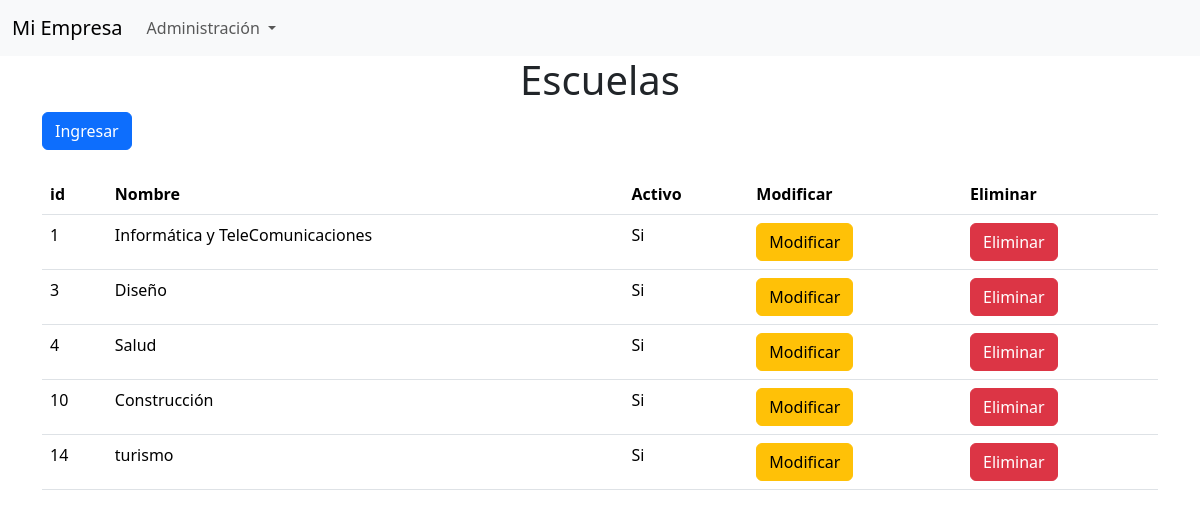
The page /alumnos/listadoEscuela on the database as committed earlier.
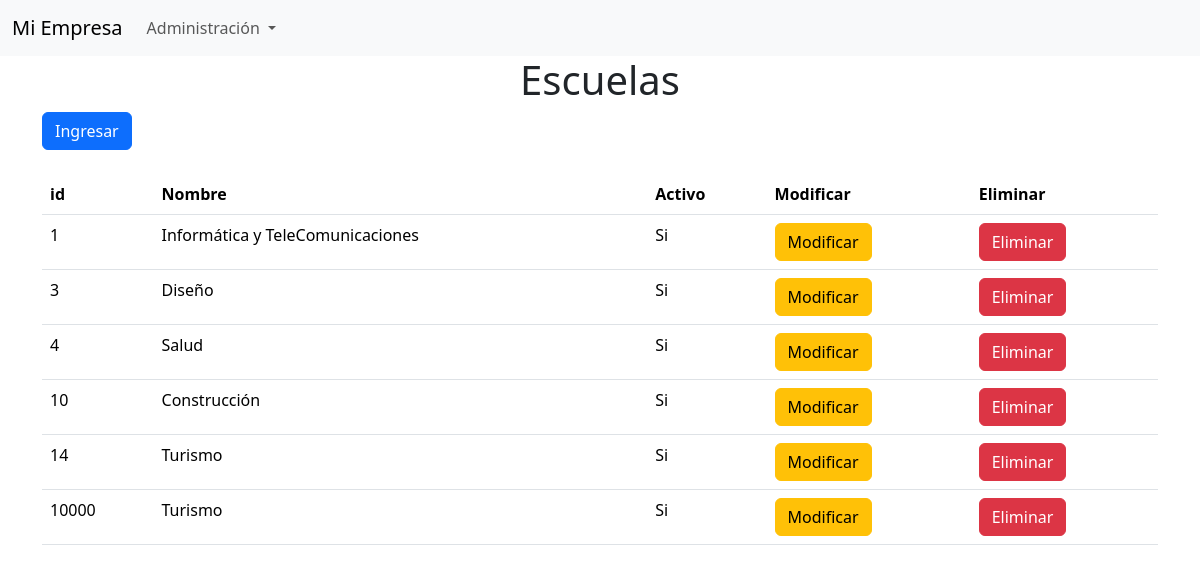
The same page on the database as committed later.
### alumnos/models.py (models this page shows, shortened)
class Escuela(models.Model):
    nombre      = models.CharField(max_length=100)
    activo      = models.IntegerField()

### alumnos/views.py (the view)
# urls.py: path('listadoEscuela', views.listadoEscuela, name='listadoEscuela'),
def listadoEscuela(resquest):
    listado = Escuela.objects.all()
    context = {"listado": listado}
    return render(resquest, 'listadoEscuela.html', context)

### alumnos/templates/listadoEscuela.html (shortened to what this page needs)
{% extends "plantillaBase.html"  %}
{% block tituloPrincipal %} Escuelas {% endblock %}
{% block contenido %}
<a href="{% url 'ingresarEscuela' %}" class="btn btn-primary">Ingresar</a>
<br><br>
{% endblock %}
{% block listado %}
    <table class="table table-resposive">
        <tr>
            <th>id</th>
            <th>Nombre</th>
            <th>Activo</th>
            <th>Modificar</th>
            <th>Eliminar</th>
        </tr>
    {% for item in listado %}
        <tr>
            <td>{{ item.id }}
            <td>{{ item.nombre }}
            <td>{{ item.activo|yesno:"Si,No"}}</td>
            <td><a href="{% url 'buscarEscuela' pk=item.id  %}" class="btn btn-warning" >Modificar</a></td>
            <td><a href="{% url 'eliminarEscuela' pk=item.id %}" class="btn btn-danger" >Eliminar</a></td>
    {% endfor %}
    </table>
{% endblock %}

### alumnos/templates/plantillaBase.html (shortened to what this page needs)
<!DOCTYPE html>
<html lang="es">
<head>
    <link href="https://cdn.jsdelivr.net/npm/bootstrap@5.3.3/dist/css/bootstrap.min.css" rel="stylesheet">
</head>
<body>
    <nav class="navbar navbar-expand-lg bg-body-tertiary">
        <div class="container-fluid">
          <a class="navbar-brand" href="#">Mi Empresa</a>
          <div class="collapse navbar-collapse" id="navbarSupportedContent">
            <ul class="navbar-nav me-auto mb-2 mb-lg-0">
              <li class="nav-item dropdown">
                <a class="nav-link dropdown-toggle" href="#" role="button" data-bs-toggle="dropdown" aria-expanded="false">
                  Administración
                </a>
              </li>
            </ul>
          </div>
        </div>
      </nav>
    <div class="container">
        <h1 class="text-center">{% block tituloPrincipal %} {% endblock %}</h1>
        {% block contenido %} {% endblock %}
        {% block listado %} {% endblock %}
    </div>
</body>
</html>

Rows that differ between the two databases and show on the page:
changed Escuela id 14: nombre "turismo" → "Turismo"
added Escuela: id "10000", nombre "Turismo", activo "Si"
